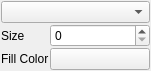
<?xml version="1.0" encoding="UTF-8"?>
<ui version="4.0">
 <class>DAChartSymbolEditWidget</class>
 <widget class="QWidget" name="DAChartSymbolEditWidget">
  <property name="geometry">
   <rect>
    <x>0</x>
    <y>0</y>
    <width>151</width>
    <height>67</height>
   </rect>
  </property>
  <property name="windowTitle">
   <string>Form</string>
  </property>
  <layout class="QGridLayout" name="gridLayout">
   <property name="leftMargin">
    <number>1</number>
   </property>
   <property name="topMargin">
    <number>1</number>
   </property>
   <property name="rightMargin">
    <number>1</number>
   </property>
   <property name="bottomMargin">
    <number>1</number>
   </property>
   <property name="spacing">
    <number>1</number>
   </property>
   <item row="0" column="0" colspan="2">
    <widget class="QComboBox" name="comboBoxSymbolStyle"/>
   </item>
   <item row="1" column="0">
    <widget class="QLabel" name="label">
     <property name="text">
      <string>Size</string>
     </property>
    </widget>
   </item>
   <item row="1" column="1">
    <widget class="QSpinBox" name="spinBoxSize">
     <property name="sizePolicy">
      <sizepolicy hsizetype="Expanding" vsizetype="Fixed">
       <horstretch>0</horstretch>
       <verstretch>0</verstretch>
      </sizepolicy>
     </property>
    </widget>
   </item>
   <item row="2" column="0">
    <widget class="QLabel" name="label_2">
     <property name="text">
      <string>Fill Color</string>
     </property>
    </widget>
   </item>
   <item row="2" column="1">
    <widget class="DA::DAColorPickerButton" name="pushButtonColor">
     <property name="sizePolicy">
      <sizepolicy hsizetype="Expanding" vsizetype="Fixed">
       <horstretch>0</horstretch>
       <verstretch>0</verstretch>
      </sizepolicy>
     </property>
     <property name="text">
      <string/>
     </property>
    </widget>
   </item>
  </layout>
 </widget>
 <customwidgets>
  <customwidget>
   <class>DA::DAColorPickerButton</class>
   <extends>QPushButton</extends>
   <header>DAColorPickerButton.h</header>
  </customwidget>
 </customwidgets>
 <resources/>
 <connections/>
</ui>
